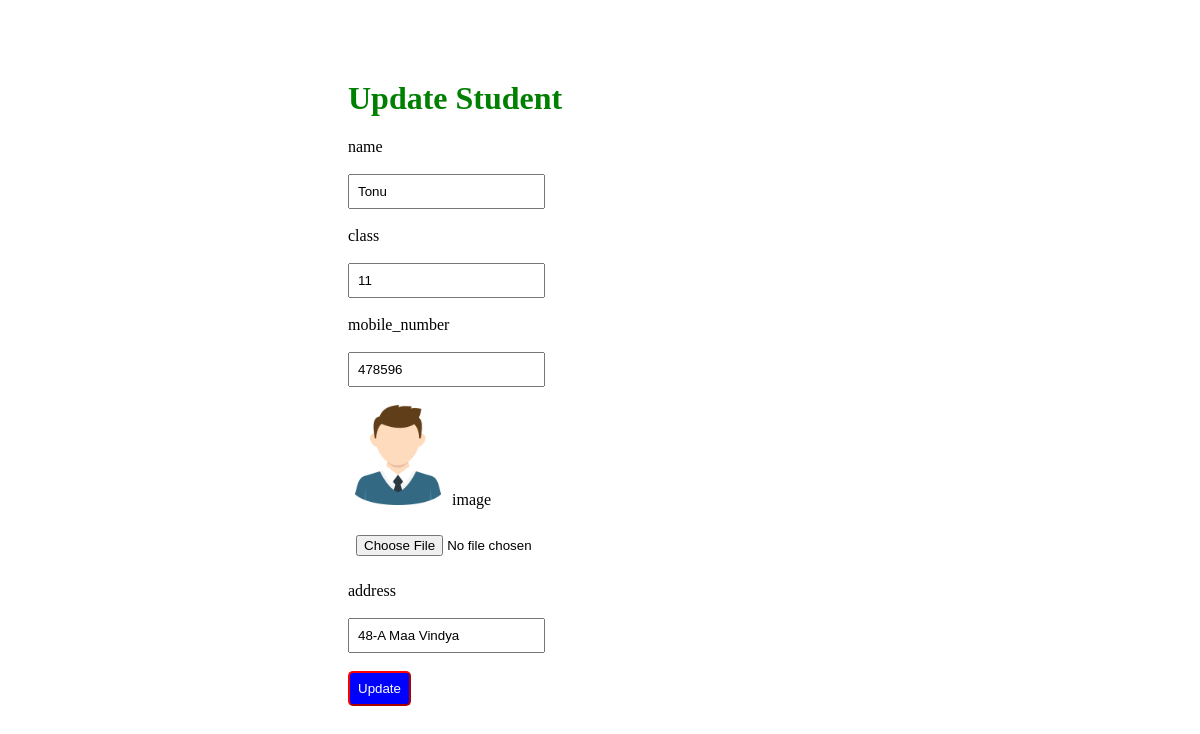
Screenshot of /update/11/ with the database file from the repository.
### students/models.py (models this page shows)
class Students(models.Model):
    std_name=models.CharField(max_length=50)
    std_class=models.IntegerField()
    mobile_number=models.IntegerField()
    image=models.ImageField(blank=True)
    address=models.CharField(max_length=100)

### students/views.py (the view, shortened to what this page needs)
# urls.py: path('update/<int:id>/', views.update, name='update'),
def update(request, id):
    stud = Students.objects.get(id=id)
    return render(request, "update.html", {"stud": stud})

### students/templates/update.html (shortened to what this page needs)
<!DOCTYPE html>
<html lang="en">
<head>
</head>
{% load static %}
<link rel="stylesheet" href="{% static 'style.css' %}">
<body>
    <div class="container2">
        <h1>Update Student</h1>
        <form action="{% url 'update' stud.id %}" method="post" enctype="multipart/form-data">
            <label for="">name</label><br><br>
            <input type="text" name="std_name" value="{{stud.std_name}}"><br><br>
            <label for="">class</label><br><br>
            <input type="text" name="std_class" value="{{stud.std_class}}"><br><br>
            <label for="">mobile_number</label><br><br>
            <input type="text" name="mobile_number" value="{{stud.mobile_number}}"><br><br>
            {% if stud.image %}
            <img src="{{ stud.image.url }}" alt="Student Image" width="100" height="100">
            {% endif %}
            <label for="">image</label><br><br>
            <input type="file" name="image" class="prod-size" ><br><br>
            <label for="">address</label><br><br>
            <input type="text" name="address" value="{{stud.address}}"><br><br>
            <button type="submit" id="new1">Update</button>
        </form>
    </div>
</body>
</html>

### students/static/style.css (style rules this page uses)
.container2 #new1 { background-color: blue; border-color: red; border-radius: 5px; padding: 8px; color: white; }
h1 { color: green; }
.container2 input { padding: 8px; }
.container2 { margin: 80px 240px 60px 240px; padding: 0px 100px 100px 100px; }

### rows the page displays
Students: std_name "Tonu", std_class "11", mobile_number "478596", image (picture), address "48-A Maa Vindya"
